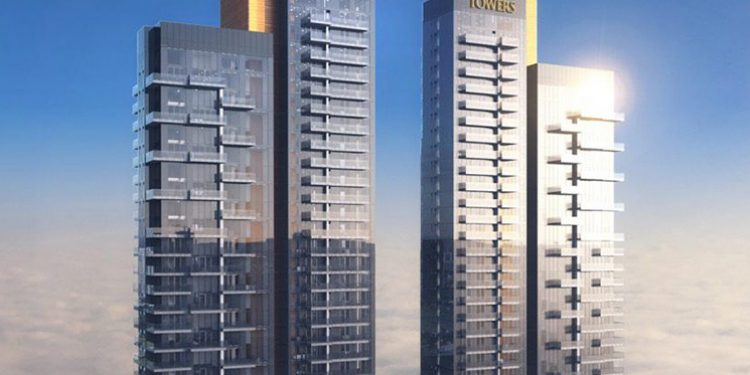
#> input picture Source_img/original.jpg, 750 x 375 px, found by its file name
$ python app.py
#> lines starting #> are read from the running program, lines starting #| are printed output that depends on the picture
import cv2
import numpy as np
import glob
import os

def Fix_Img(test,src):

	#Image Matching using ORB
	Orb = cv2.ORB_create(edgeThreshold=15, patchSize=31, nlevels=8, fastThreshold=20, scaleFactor=1.2, WTA_K=2,scoreType=cv2.ORB_FAST_SCORE, firstLevel=0, nfeatures=1000)
	Test_Locator, Test_descriptor = Orb.detectAndCompute(test, None)
	Src_Locator, Src_descriptor = Orb.detectAndCompute(src, None)

	  	# Matching Src and Test img Descriptors
	DescMatch = cv2.DescriptorMatcher_create(cv2.DESCRIPTOR_MATCHER_BRUTEFORCE_HAMMING)
	MatchedDesc = DescMatch.match(Test_descriptor,Src_descriptor, None)

	#Sort Descriptors(for identifying better matches)
	MatchedDesc.sort(key=lambda dist: dist.distance, reverse=False)

	#Extract Better Matches
	Number_of_best_matches = int(len(MatchedDesc)* .20)
	MatchedDesc = MatchedDesc[:Number_of_best_matches]


	# Extract location of best descriptor matches
	Src_pt= np.zeros((len(MatchedDesc), 2), dtype=np.float32)
	Test_pt = np.zeros((len(MatchedDesc), 2), dtype=np.float32)

	for iterator, value in enumerate(MatchedDesc):
		Test_pt[iterator, :] = Test_Locator[value.queryIdx].pt
		Src_pt[iterator, :] = Src_Locator[value.trainIdx].pt


   	#Homography
	Homography, mask = cv2.findHomography(Test_pt, Src_pt, cv2.RANSAC)
	return Homography


if __name__ == '__main__':

	Align_counter=0
	if(os.path.exists('Source_img/Original.jpg')==False):
		print("Sorry, No Source file found!")
	else:
		#Reading Source(original) Image from directory
		Source_img = cv2.imread('Source_img/Original.jpg', cv2.IMREAD_COLOR)
#> Source_img is the input picture: shape (375, 750, 3); mean B, G, R 166.8, 149.8, 140.9
		Gsrc = cv2.cvtColor(Source_img, cv2.COLOR_BGR2GRAY)
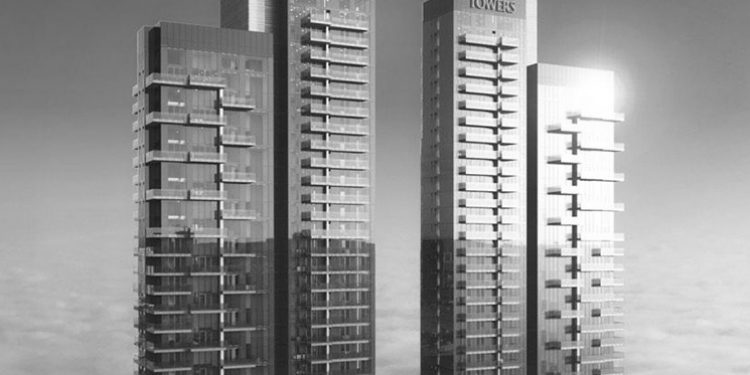
#> Gsrc: shape (375, 750); min 14, max 255, mean 149.1

		#Reading Test image(files) from Directory
		Test_parent_dir = 'Test_imgs/'
		TestImg_File = [os.path.basename(f) for f in glob.glob(os.path.join(Test_parent_dir, '*.jpg'))]
		if(len(TestImg_File) == 0):
			print("Sorry, No Test file(s) found!")
		else:
			for test_idx in range(len(TestImg_File)):

				ImgFile = TestImg_File[test_idx]
				Test_img = cv2.imread('Test_imgs/'+ ImgFile, cv2.IMREAD_COLOR)
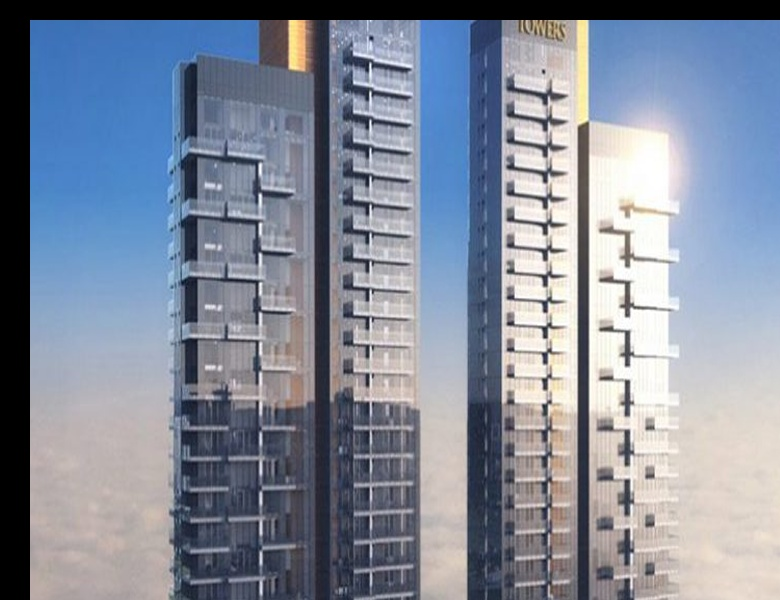
#> input picture Test_imgs/offset_scale.jpg, 780 x 600 px
#> Test_img is the input picture: shape (600, 780, 3); mean B, G, R 154.8, 138.8, 130.3

				#Convert given img to grayscale
				Gtest = cv2.cvtColor(Test_img, cv2.COLOR_BGR2GRAY)
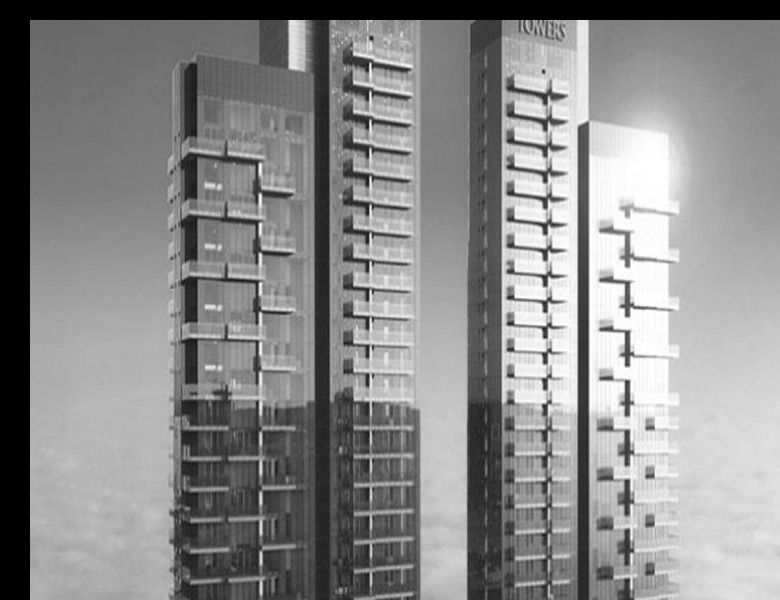
#> Gtest: shape (600, 780); min 0, max 255, mean 138.1

				#Aligning TestImage
				Homography = Fix_Img(Gtest,Gsrc)
#> in Fix_Img, `Test_Locator, Test_descriptor = Orb.detectAndCompute(test, None)`: Test_Locator = 1014 keypoints; strongest (x, y, size): (370, 64, 31), (626, 363, 64.3), (626, 313, 64.3), (626, 314, 53.6)
#> in Fix_Img, `Src_Locator, Src_descriptor = Orb.detectAndCompute(src, None)`: Src_Locator = 1015 keypoints; strongest (x, y, size): (327, 28, 31), (221, 109, 31), (327, 46, 31), (574, 184, 37.2)
#> in Fix_Img, `MatchedDesc = DescMatch.match(Test_descriptor,Src_descriptor, None)`: MatchedDesc = 1014 matches
#> (the run stopped early here; a loop or call above may not have finished)
